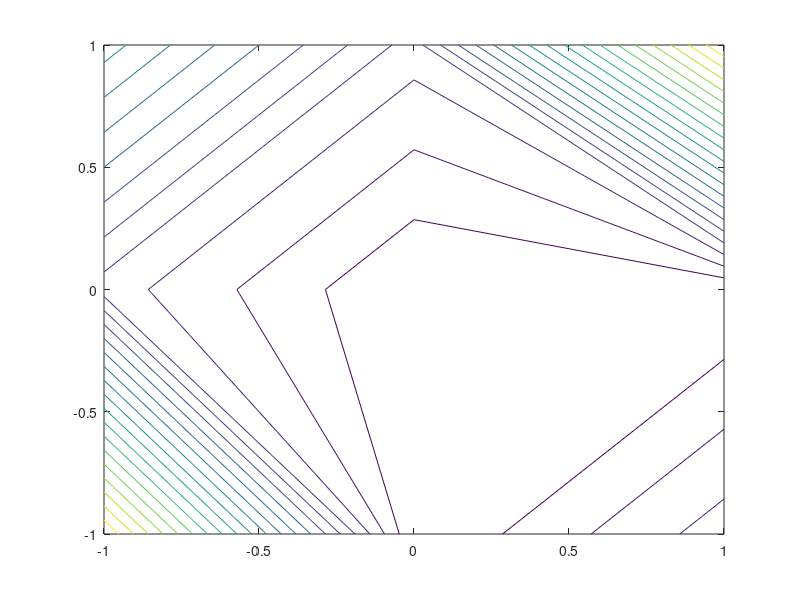

Reproduce this figure in MATLAB.
x1=-1:1;
x2=-1:1;
%y=(x1g-x2g).^4 +12.*x1g.*x2g -x1g +x2g -3;

[x1g,x2g]=meshgrid(x1,x2);

y=(x1g-x2g).^4 +12.*x1g.*x2g -x1g +x2g -3;

surf(x1g,x2g,y) %Mesh Grid Plot

mesh(x1g,x2g,y) %Mesh Plot

contour(x1g,x2g,y,20) %Contours Plot